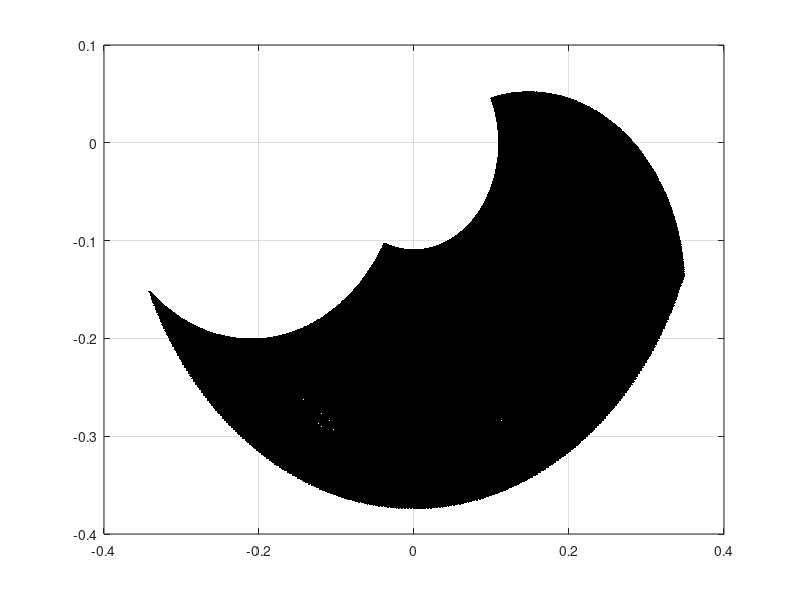

Recreate this plot in MATLAB.
[t1,t2] = meshgrid(-pi/4:0.01:pi/2,-2.6:0.01:-0.85);
L1 = 0.21;
L2 = 0.2;
x = -L1.*sin(t1)-L2.*sin(t1+t2);
z = -L1.*cos(t1)-L2*cos(t1+t2);
plot(x,z,'.k')
grid on